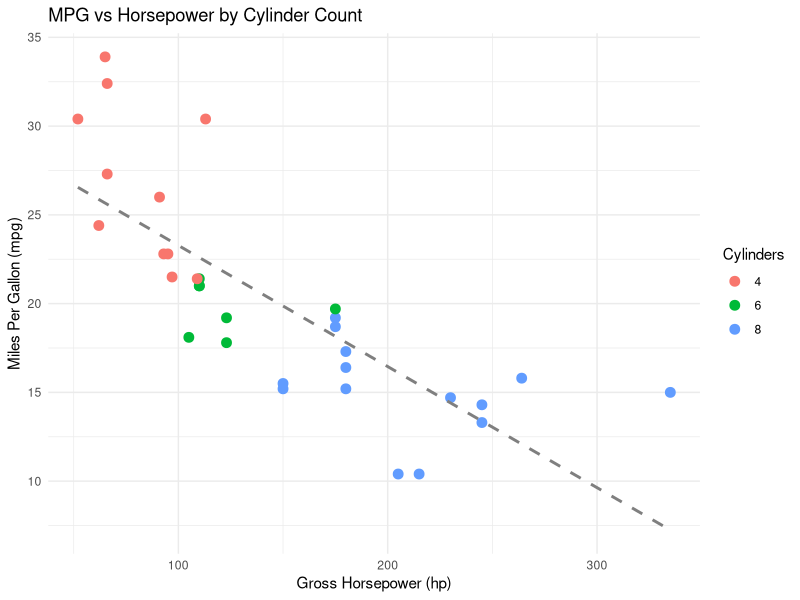

Recreate this plot in R.
## ---- chunk 1
library(datasets)
library(ggplot2)
## ---- chunk 2
# Overview of key variables in mtcars
summary(mtcars[, c("mpg", "hp", "wt", "cyl", "am")])
## ---- chunk 3
# Fit multivariate linear regression model
fit <- lm(mpg ~ hp + wt + factor(cyl) + factor(am), data = mtcars)
coef(summary(fit))
## ---- chunk 4
ggplot(mtcars, aes(x = hp, y = mpg, color = factor(cyl))) +
  geom_point(size = 3) +
  geom_smooth(method = "lm", se = FALSE, color = "gray50", linetype = "dashed") +
  theme_minimal() +
  labs(title = "MPG vs Horsepower by Cylinder Count",
       x = "Gross Horsepower (hp)", y = "Miles Per Gallon (mpg)", color = "Cylinders")
